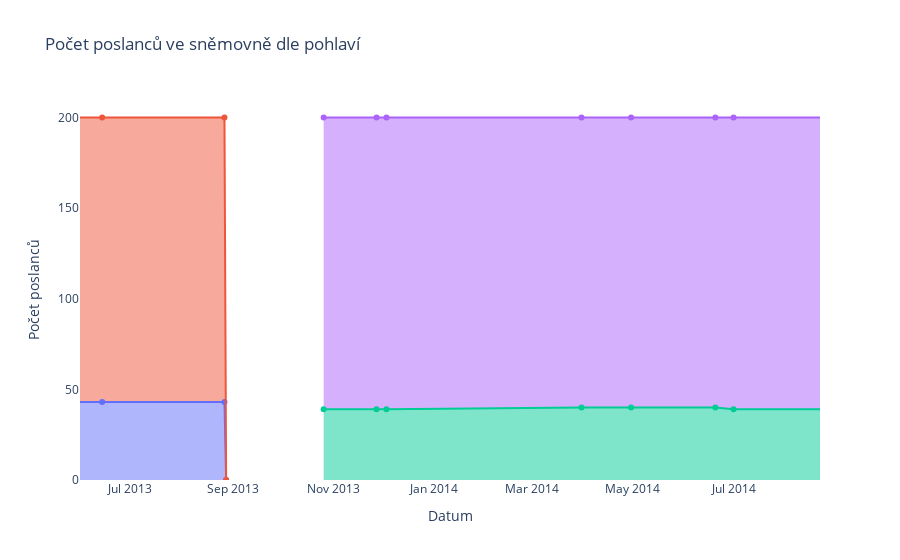

Write notebook code for a chart like this one.
### Code cell
fig = go.Figure()

for snemovna in snemovny:
    df = pohlavi_dle_snemovny(snemovna)
    hovertemplate_zeny = f"Sněmovna: {snemovna}" +'<br>Datum: %{x|%d. %m. %Y}<br>Pohlaví: ženy<br>Počet: %{y}<extra></extra>'
    hovertemplate_muzi = f"Sněmovna: {snemovna}" +'<br>Datum: %{x|%d. %m. %Y}<br>Pohlaví: muži<br>Počet: %{y}<extra></extra>'
    fig.add_trace(go.Scatter(
        x = df.index,
        y = df.zeny_cnt,
        mode = 'markers+lines',
        #line = dict(shape='linear'),
        hoverinfo = 'text',
        hovertemplate=hovertemplate_zeny,
        name=f"ženy ({snemovna})",
        stackgroup=snemovna
    ))
    fig.add_trace(go.Scatter(
        x = df.index,
        y = df.muzi_cnt,
        name = f"muži ({snemovna})",
        hoverinfo = 'text',
        hovertemplate=hovertemplate_muzi,
        mode = 'markers+lines',
        #line = dict(shape='linear'),
        stackgroup=snemovna
    ))

layout = go.Layout(
    title="Počet poslanců ve sněmovně dle pohlaví",    
    plot_bgcolor="#FFFFFF",
    hovermode="x",
    xaxis=dict(title="Datum"),
    yaxis=dict(title="Počet poslanců")
)

fig.update_layout(layout)
fig.update_layout(showlegend=False)
fig.show()

### Figure 1 — Plotly figure (JSON) as saved in the notebook; plotly's stock layout.template omitted (floating-point values rounded to 4 significant figures)
{"data": [{"hoverinfo": "text", "hovertemplate": "Sněmovna: 1992<br>Datum: %{x|%d. %m. %Y}<br>Pohlaví: ženy<br>Počet: %{y}<extra></extra>", "mode": "markers+lines", "name": "ženy (1992)", "stackgroup": "1992", "type": "scatter", "x": ["1992-06-06", "1993-11-10", "1993-11-11", "1995-05-24", "1995-05-25", "1996-04-30", "1996-05-07", "1996-06-06", "1996-06-07"], "y": [20, 19, 19, 19, 19, 19, 20, 20, 0]}, {"hoverinfo": "text", "hovertemplate": "Sněmovna: 1992<br>Datum: %{x|%d. %m. %Y}<br>Pohlaví: muži<br>Počet: %{y}<extra></extra>", "mode": "markers+lines", "name": "muži (1992)", "stackgroup": "1992", "type": "scatter", "x": ["1992-06-06", "1993-11-10", "1993-11-11", "1995-05-24", "1995-05-25", "1996-04-30", "1996-05-07", "1996-06-06", "1996-06-07"], "y": [180, 180, 181, 180, 181, 181, 180, 180, 0]}, {"hoverinfo": "text", "hovertemplate": "Sněmovna: 1996<br>Datum: %{x|%d. %m. %Y}<br>Pohlaví: ženy<br>Počet: %{y}<extra></extra>", "mode": "markers+lines", "name": "ženy (1996)", "stackgroup": "1996", "type": "scatter", "x": ["1996-06-01", "1996-11-02", "1996-12-18", "1997-01-17", "1997-06-03", "1997-06-12", "1997-08-28", "1997-08-30", "1997-11-12", "1997-12-02", "1997-12-03", "1998-01-27", "1998-02-13", "1998-02-26", "1998-06-19", "1998-06-20"], "y": [30, 30, 29, 29, 29, 29, 29, 29, 29, 30, 30, 30, 30, 30, 30, 0]}, {"hoverinfo": "text", "hovertemplate": "Sněmovna: 1996<br>Datum: %{x|%d. %m. %Y}<br>Pohlaví: muži<br>Počet: %{y}<extra></extra>", "mode": "markers+lines", "name": "muži (1996)", "stackgroup": "1996", "type": "scatter", "x": ["1996-06-01", "1996-11-02", "1996-12-18", "1997-01-17", "1997-06-03", "1997-06-12", "1997-08-28", "1997-08-30", "1997-11-12", "1997-12-02", "1997-12-03", "1998-01-27", "1998-02-13", "1998-02-26", "1998-06-19", "1998-06-20"], "y": [170, 170, 171, 171, 171, 171, 171, 171, 171, 170, 170, 170, 170, 170, 170, 0]}, {"hoverinfo": "text", "hovertemplate": "Sněmovna: 1998<br>Datum: %{x|%d. %m. %Y}<br>Pohlaví: ženy<br>Počet: %{y}<extra></extra>", "mode": "markers+lines", "name": "ženy (1998)", "stackgroup": "1998", "type": "scatter", "x": ["1998-06-20", "1999-11-22", "1999-11-23", "2000-09-14", "2000-09-15", "2001-03-01", "2001-07-31", "2001-08-01", "2001-10-31", "2001-11-01", "2002-06-20", "2002-06-21"], "y": [30, 30, 30, 31, 31, 32, 32, 32, 32, 32, 32, 0]}, {"hoverinfo": "text", "hovertemplate": "Sněmovna: 1998<br>Datum: %{x|%d. %m. %Y}<br>Pohlaví: muži<br>Počet: %{y}<extra></extra>", "mode": "markers+lines", "name": "muži (1998)", "stackgroup": "1998", "type": "scatter", "x": ["1998-06-20", "1999-11-22", "1999-11-23", "2000-09-14", "2000-09-15", "2001-03-01", "2001-07-31", "2001-08-01", "2001-10-31", "2001-11-01", "2002-06-20", "2002-06-21"], "y": [170, 171, 170, 170, 169, 168, 169, 168, 169, 168, 168, 0]}, {"hoverinfo": "text", "hovertemplate": "Sněmovna: 2002<br>Datum: %{x|%d. %m. %Y}<br>Pohlaví: ženy<br>Počet: %{y}<extra></extra>", "mode": "markers+lines", "name": "ženy (2002)", "stackgroup": "2002", "type": "scatter", "x": ["2002-06-15", "2002-09-18", "2003-03-07", "2003-04-23", "2003-06-02", "2003-06-06", "2003-07-26", "2003-09-23", "2004-05-05", "2004-07-08", "2004-07-20", "2004-08-31", "2004-09-21", "2004-09-22", "2004-09-24", "2004-09-30", "2004-10-07", "2005-06-09", "2005-07-24", "2005-12-02", "2005-12-09", "2006-01-17", "2006-01-20", "2006-01-24", "2006-02-28", "2006-04-18", "2006-06-14", "2006-06-15"], "y": [34, 34, 34, 34, 34, 34, 34, 33, 33, 33, 33, 33, 33, 33, 32, 32, 32, 31, 32, 32, 31, 31, 32, 32, 32, 33, 33, 0]}, {"hoverinfo": "text", "hovertemplate": "Sněmovna: 2002<br>Datum: %{x|%d. %m. %Y}<br>Pohlaví: muži<br>Počet: %{y}<extra></extra>", "mode": "markers+lines", "name": "muži (2002)", "stackgroup": "2002", "type": "scatter", "x": ["2002-06-15", "2002-09-18", "2003-03-07", "2003-04-23", "2003-06-02", "2003-06-06", "2003-07-26", "2003-09-23", "2004-05-05", "2004-07-08", "2004-07-20", "2004-08-31", "2004-09-21", "2004-09-22", "2004-09-24", "2004-09-30", "2004-10-07", "2005-06-09", "2005-07-24", "2005-12-02", "2005-12-09", "2006-01-17", "2006-01-20", "2006-01-24", "2006-02-28", "2006-04-18", "2006-06-14", "2006-06-15"], "y": [166, 166, 166, 166, 166, 166, 166, 167, 167, 167, 167, 167, 167, 167, 168, 168, 168, 169, 168, 168, 169, 169, 168, 168, 168, 167, 167, 0]}, {"hoverinfo": "text", "hovertemplate": "Sněmovna: 2006<br>Datum: %{x|%d. %m. %Y}<br>Pohlaví: ženy<br>Počet: %{y}<extra></extra>", "mode": "markers+lines", "name": "ženy (2006)", "stackgroup": "2006", "type": "scatter", "x": ["2006-06-03", "2007-01-16", "2008-09-17", "2008-10-25", "2008-11-13", "2008-12-11", "2009-03-01", "2009-04-30", "2009-07-03", "2009-07-09", "2009-07-13", "2009-09-15", "2009-09-29", "2009-12-11", "2010-03-01", "2010-04-30", "2010-05-26", "2010-06-02", "2010-06-03"], "y": [31, 31, 31, 31, 32, 33, 35, 35, 34, 34, 35, 36, 36, 36, 36, 38, 37, 37, 0]}, {"hoverinfo": "text", "hovertemplate": "Sněmovna: 2006<br>Datum: %{x|%d. %m. %Y}<br>Pohlaví: muži<br>Počet: %{y}<extra></extra>", "mode": "markers+lines", "name": "muži (2006)", "stackgroup": "2006", "type": "scatter", "x": ["2006-06-03", "2007-01-16", "2008-09-17", "2008-10-25", "2008-11-13", "2008-12-11", "2009-03-01", "2009-04-30", "2009-07-03", "2009-07-09", "2009-07-13", "2009-09-15", "2009-09-29", "2009-12-11", "2010-03-01", "2010-04-30", "2010-05-26", "2010-06-02", "2010-06-03"], "y": [169, 169, 169, 169, 168, 167, 165, 165, 166, 166, 165, 164, 164, 164, 164, 162, 163, 163, 0]}, {"hoverinfo": "text", "hovertemplate": "Sněmovna: 2010<br>Datum: %{x|%d. %m. %Y}<br>Pohlaví: ženy<br>Počet: %{y}<extra></extra>", "mode": "markers+lines", "name": "ženy (2010)", "stackgroup": "2010", "type": "scatter", "x": ["2010-05-29", "2010-10-23", "2010-11-30", "2011-03-01", "2011-03-25", "2011-03-26", "2012-02-07", "2012-10-20", "2012-11-07", "2013-01-31", "2013-04-05", "2013-04-11", "2013-04-24", "2013-06-14", "2013-08-27", "2013-08-28"], "y": [44, 45, 44, 44, 44, 44, 44, 43, 43, 43, 44, 43, 43, 43, 43, 0]}, {"hoverinfo": "text", "hovertemplate": "Sněmovna: 2010<br>Datum: %{x|%d. %m. %Y}<br>Pohlaví: muži<br>Počet: %{y}<extra></extra>", "mode": "markers+lines", "name": "muži (2010)", "stackgroup": "2010", "type": "scatter", "x": ["2010-05-29", "2010-10-23", "2010-11-30", "2011-03-01", "2011-03-25", "2011-03-26", "2012-02-07", "2012-10-20", "2012-11-07", "2013-01-31", "2013-04-05", "2013-04-11", "2013-04-24", "2013-06-14", "2013-08-27", "2013-08-28"], "y": [156, 155, 156, 156, 156, 156, 156, 157, 157, 157, 156, 157, 157, 157, 157, 0]}, {"hoverinfo": "text", "hovertemplate": "Sněmovna: 2013<br>Datum: %{x|%d. %m. %Y}<br>Pohlaví: ženy<br>Počet: %{y}<extra></extra>", "mode": "markers+lines", "name": "ženy (2013)", "stackgroup": "2013", "type": "scatter", "x": ["2013-10-26", "2013-11-27", "2013-12-03", "2014-03-31", "2014-04-30", "2014-06-20", "2014-07-01", "2014-08-28", "2014-10-21", "2014-12-08", "2016-01-14", "2017-01-03", "2017-03-14", "2017-06-09", "2017-07-01", "2017-10-25", "2017-10-26"], "y": [39, 39, 39, 40, 40, 40, 39, 39, 39, 40, 41, 40, 40, 40, 41, 41, 0]}, {"hoverinfo": "text", "hovertemplate": "Sněmovna: 2013<br>Datum: %{x|%d. %m. %Y}<br>Pohlaví: muži<br>Počet: %{y}<extra></extra>", "mode": "markers+lines", "name": "muži (2013)", "stackgroup": "2013", "type": "scatter", "x": ["2013-10-26", "2013-11-27", "2013-12-03", "2014-03-31", "2014-04-30", "2014-06-20", "2014-07-01", "2014-08-28", "2014-10-21", "2014-12-08", "2016-01-14", "2017-01-03", "2017-03-14", "2017-06-09", "2017-07-01", "2017-10-25", "2017-10-26"], "y": [161, 161, 161, 160, 160, 160, 161, 161, 161, 160, 159, 160, 160, 160, 159, 159, 0]}, {"hoverinfo": "text", "hovertemplate": "Sněmovna: 2017<br>Datum: %{x|%d. %m. %Y}<br>Pohlaví: ženy<br>Počet: %{y}<extra></extra>", "mode": "markers+lines", "name": "ženy (2017)", "stackgroup": "2017", "type": "scatter", "x": ["2017-10-21", "2017-11-24", "2018-03-31", "2018-06-19", "2018-10-01", "2018-12-04", "2019-04-14", "2019-04-15", "2019-06-06", "2019-07-02", "2020-07-31", "2020-10-10", "2020-12-31", "2021-01-19", "2021-01-26", "2021-03-01", "2021-03-09", null], "y": [44, 44, 44, 45, 45, 46, 46, 47, 47, 45, 46, 45, 46, 46, 46, 45, 45, 45]}, {"hoverinfo": "text", "hovertemplate": "Sněmovna: 2017<br>Datum: %{x|%d. %m. %Y}<br>Pohlaví: muži<br>Počet: %{y}<extra></extra>", "mode": "markers+lines", "name": "muži (2017)", "stackgroup": "2017", "type": "scatter", "x": ["2017-10-21", "2017-11-24", "2018-03-31", "2018-06-19", "2018-10-01", "2018-12-04", "2019-04-14", "2019-04-15", "2019-06-06", "2019-07-02", "2020-07-31", "2020-10-10", "2020-12-31", "2021-01-19", "2021-01-26", "2021-03-01", "2021-03-09", null], "y": [156, 156, 156, 155, 155, 154, 154, 153, 153, 155, 154, 155, 154, 154, 154, 155, 155, 155]}], "layout": {"autosize": true, "hovermode": "x", "plot_bgcolor": "#FFFFFF", "showlegend": false, "title": {"text": "Počet poslanců ve sněmovně dle pohlaví"}, "xaxis": {"autorange": false, "range": ["2013-05-31 14:14:25.4731", "2014-08-22 06:59:50.7928"], "title": {"text": "Datum"}, "type": "date"}, "yaxis": {"autorange": false, "range": [0, 209.7], "title": {"text": "Počet poslanců"}, "type": "linear"}}}
